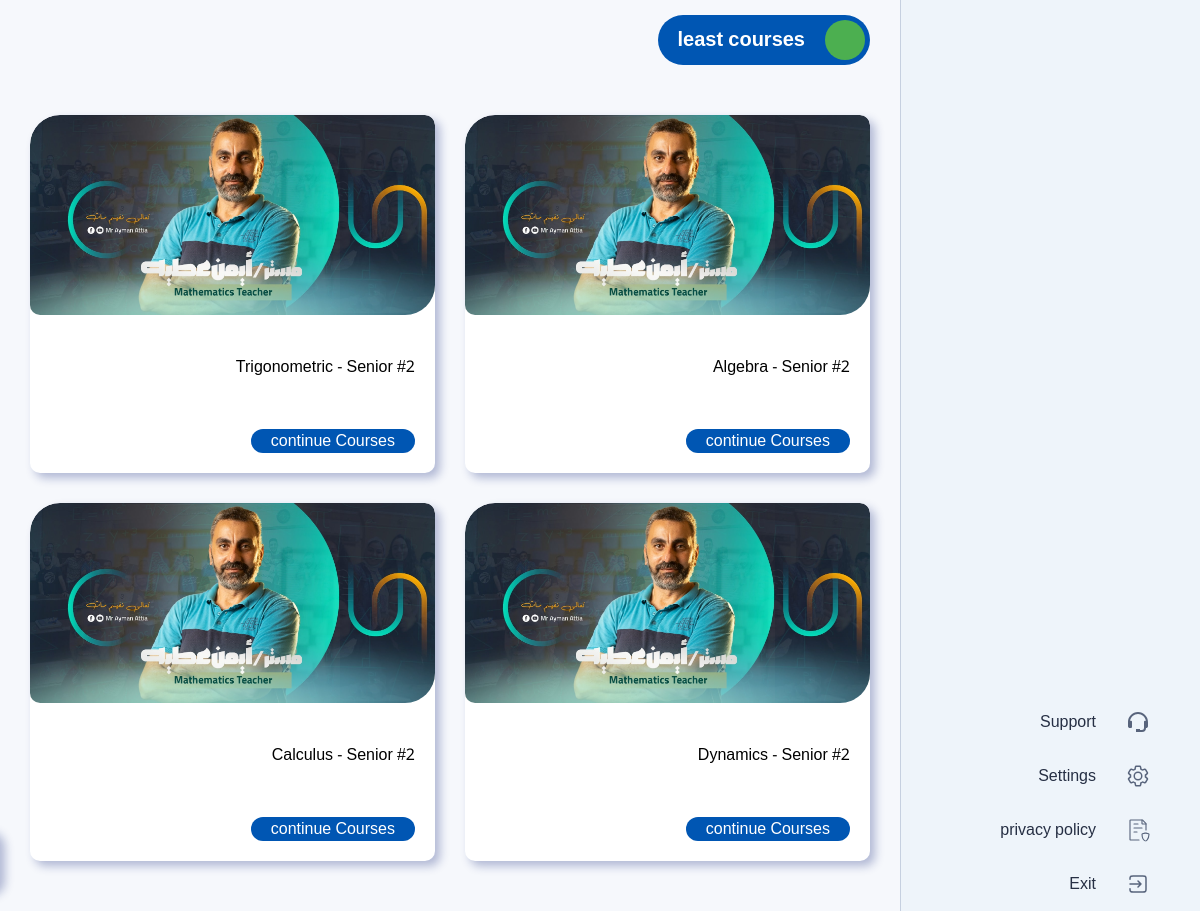
/dashboard (signed in, lower part), run on an earlier commit of the app's database.
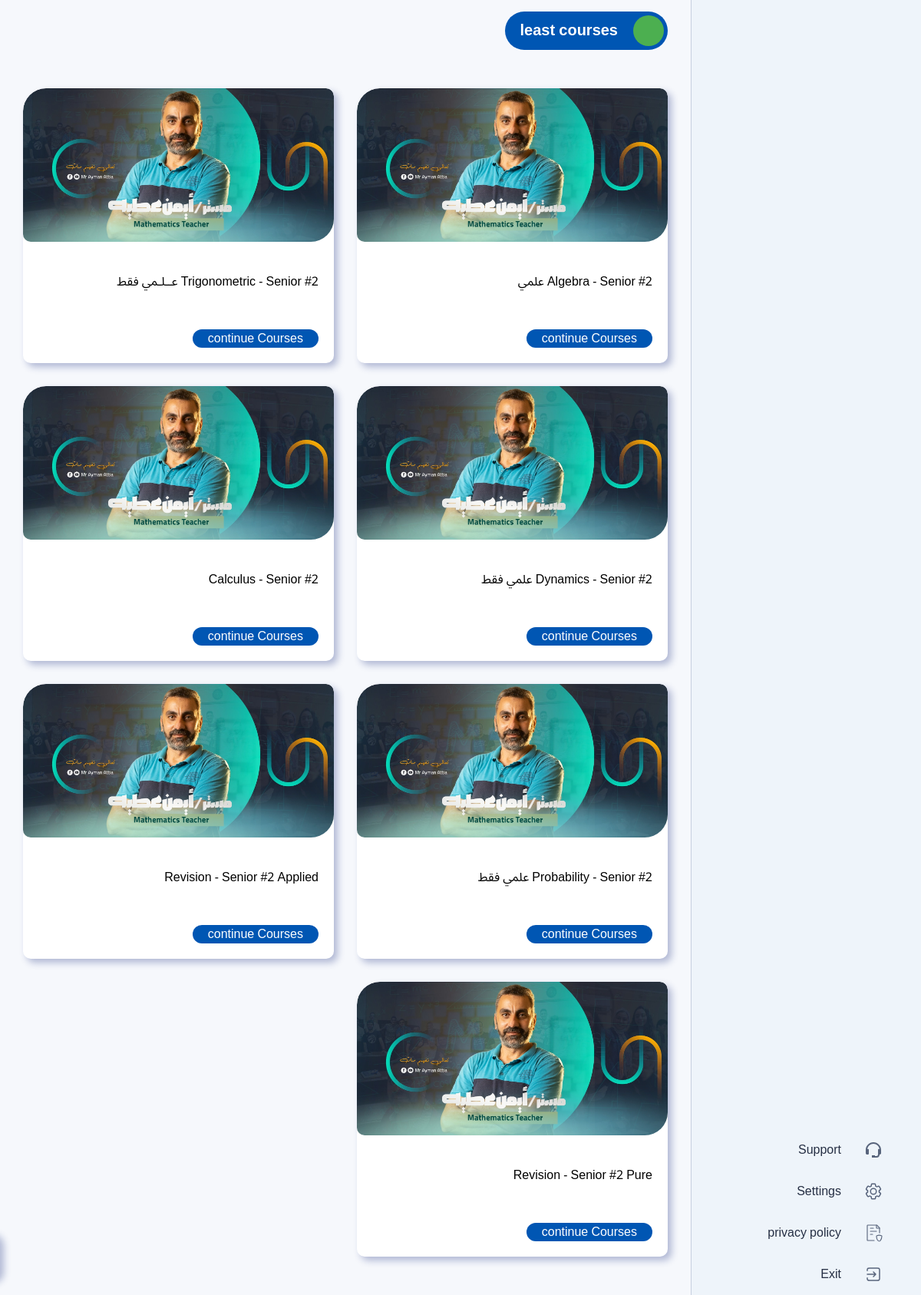
And on a later commit of the database.
### app.py (models this page shows)
class Course(db.Model):
    id = db.Column(db.Integer, primary_key=True)
    name = db.Column(db.String(255), nullable=False)
    description = db.Column(db.Text, nullable=True)
    academic_year = db.Column(db.Integer, nullable=False)
    academic_section = db.Column(db.String(50), nullable=False)
    price = db.Column(db.Float, nullable=False)
    is_free = db.Column(db.Boolean, default=False)
    banner_url = db.Column(db.String(255))
    category = db.Column(db.String(50))
    added_by = db.Column(db.String(255), nullable=False)
    created_at = db.Column(db.DateTime(timezone=True), server_default=func.now())
    def serialize(self):
        return {
            'id': self.id,
            'name': self.name,
            'academic_year': self.academic_year,
            'academic_section': self.academic_section,
            'price': self.price,
            'is_free': self.is_free,
            'banner_url': self.banner_url,
            'description': self.description,
            'category': self.category,
            'added_by': self.added_by,
            'created_at': self.created_at
        }

### app.py (the view)
@app.route("/dashboard")
def dashboard():
    username = session.get('user')
    if username:
        user = Users.query.filter_by(email=username).first()
        if user.password == "GoogleLoginPasswored":
            if user.academic_year == None:
                return redirect('/googlesc/'+str(user.id))
        enrollments = Enroll.query.filter_by(user=user.email).all()
        enrollment_ids = [enrollment.course for enrollment in enrollments]
        courses = Course.query.filter(Course.id.in_(enrollment_ids)).all()
        course_data = {course.id: course.serialize() for course in courses}
        if session['is_mobile']:
            return render_template('app/dashboard/main.html', user=user, course_data=course_data.values())
        else:
            return render_template('web/dashboard/main.html', user=user, course_data=course_data.values())
    else:
        return redirect('/login')

### app.py (called while the page is built)
@app.before_request
def detect_device():
    try:
        user_agent = request.headers.get('User-Agent')
        session['is_mobile'] = 'Mobile' in user_agent
        session['is_webview'] = 'wv' in user_agent.lower()
    except:
        user_agent = request.headers.get('User-Agent')
        session['is_mobile'] = False
        session['is_webview'] = False

### templates/web/dashboard/main.html (shortened to what this page needs)
{% extends 'web/dashboard/base.html' %} {% block content %}
<link rel="stylesheet" href="{{ url_for('static', filename='styles/web/mainpage.css') }}">
<section class="complete-your-courses">
    <div class="main-lable">
        <div class="circle"></div>
        <h3>least courses</h3>
    </div>
    <div class="courses" id="coursesContainer">
        {% for c in course_data %}
        <a class="course" id="course{{ c.id }}" href="/course/{{ c.id }}">
            <div class="img-course">
                <img src="/static/img/ayman-bg.jpg" alt="{{ c.name }}">
            </div>
            <div class="course-info" id="courseInfo{{ c.id }}">
                <h3>{{ c.name }}</h3>
            </div>
            <div class="course-price py-2">
                <div>continue Courses</div>
            </div>
        </a>
        {% endfor %}
    </div>
</section>
</div>
{% endblock %}

### templates/web/dashboard/base.html (shortened to what this page needs)
<!DOCTYPE html>
<html lang="en">
<head>
    <link rel="stylesheet" href="{{ url_for('static', filename='styles/web/main.css') }}">
    <link rel="stylesheet" href="{{ url_for('static', filename='styles/web/dashboard.css') }}">
    <script src="https://cdn.tailwindcss.com"></script>
</head>
<body dir="rtl">
    <main>
        <div class="sidebar">
            <div class="bottom">
                <a class="sidebar-item" href="/help">
                    <img src="{{ url_for('static',filename='/img/icons/bx_support.svg')}}" />
                    <h5>Support</h5>
                </a>
                <a class="sidebar-item" href="/settings">
                    <img src="{{ url_for('static',filename='/img/icons/carbon_settings.svg')}}" />
                    <h5>Settings</h5>
                </a>
                <a class="sidebar-item" href="/priveci-police">
                    <img src="{{ url_for('static',filename='/img/icons/iconoir_privacy-policy.svg')}}" />
                    <h5>privacy policy</h5>
                </a>
                <a class="sidebar-item" href="/logout">
                    <img src="{{ url_for('static',filename='/img/icons/ci_exit.svg')}}" />
                    <h5>Exit</h5>
                </a>
            </div>
        </div>
        <div class="content">
            {% block content%} {% endblock %}
    </main>
</body>
</html>

### static/styles/web/main.css (style rules this page uses)
:root { --neutral-3: #262F44; --neutral-7: #C6D0E0; --neutral-8: #E0E6EE; --neutral-9: #EEF4FA; --neutral-10: #F6F8FC; --blue-3: #0056b3; --sec-1: #ff4500; --sec-2: #4caf50; --grid-blue: linear-gradient(45deg, #005303 0%, #4caf50 50%, #0056b3 100%); }
* { -webkit-box-sizing: border-box; -moz-box-sizing: border-box; box-sizing: border-box; margin: 0; padding: 0; }
html { scroll-behavior: smooth; }
body { font-family: 'Noto Sans Arabic', sans-serif; }
a { text-decoration: none; }
.main-lable { display: flex; padding: 5px; justify-content: center; align-items: center; gap: 5px; border-radius: 59px; background: var(--blue-3, #2E6FF4); width: fit-content; }
.main-lable .circle { width: 40px; height: 40px; border-radius: 50%; background-color: var(--sec-2, #F4CB3C); }
.main-lable h3 { color: #FFF; font-size: 20px; font-weight: 700; padding: 0 15px; }

### static/styles/web/dashboard.css (style rules this page uses)
body { background: var(--neutral-10, #F6F8FC); }
main { display: flex; }
main .sidebar { position: fixed; top: 70px; right: 0; width: 300px; height: calc(100vh - 70px); border-left: 1px solid var(--neutral-7, #C6D0E0); background: var(--neutral-9, #EEF4FA); display: flex; flex-direction: column; justify-content: space-between; }
main .sidebar .sidebar-item { display: flex; align-items: center; gap: 30px; padding: 15px 50px; font-size: 16px; cursor: pointer; transition: all 0.3s ease-in-out; }
main .sidebar .sidebar-item img { width: 24px; height: 24px; }
main .sidebar .sidebar-item h5 { color: var(--neutral-3, #262F44); font-weight: 500; }
main .content { width: calc(100% - 300px); height: calc(100vh - 70px); margin-right: 300px; margin-top: 70px; padding: 0 30px; overflow-y: auto; }

### static/styles/web/mainpage.css (style rules this page uses)
main .content { padding: 0; }
.complete-your-courses { padding: 50px 30px; }
.courses { margin-top: 50px; display: grid; grid-template-columns: repeat(auto-fill, minmax(350px, 1fr)); gap: 30px; }
.courses .course { overflow: hidden; position: relative; cursor: pointer; border-radius: 30px 10px 10px 10px; background: #FFF; box-shadow: 5px 5px 10px 0px rgba(17, 36, 123, 0.30); transition: 0.3s ease-in-out; }
.courses .course .img-course { width: 100%; height: 200px; border-radius: 30px 10px 30px 10px; overflow: hidden; text-align: center; display: flex; justify-content: center; flex-direction: column; margin-bottom: 20px; }
.courses .course .img-course img { width: 100%; height: 100%; object-fit: cover; }
.courses .course .course-info { padding: 20px; color: #000; }
.courses .course .course-price { padding: 30px 20px 20px; display: flex; justify-content: space-between; align-items: center; }
.courses .course .course-price div { border-radius: 26px; background: var(--blue-3, #2E6FF4); padding: 0px 20px; color: #FFF; font-size: 16px; font-weight: 500; transition: 0.3s ease-in-out; }

What changed in the data, as far as the page shows it:
changed Course: name "Algebra - Senior #2" → "Algebra - Senior #2 علمي"
changed Course: name "Trigonometric - Senior #2" → "Trigonometric - Senior #2 عــلـمي فقط"
changed Course: name "Dynamics - Senior #2" → "Dynamics - Senior #2 علمي فقط"
added Course: name "Probability - Senior #2 علمي فقط"
added Course: name "Revision - Senior #2 Applied"
added Course: name "Revision - Senior #2 Pure"
